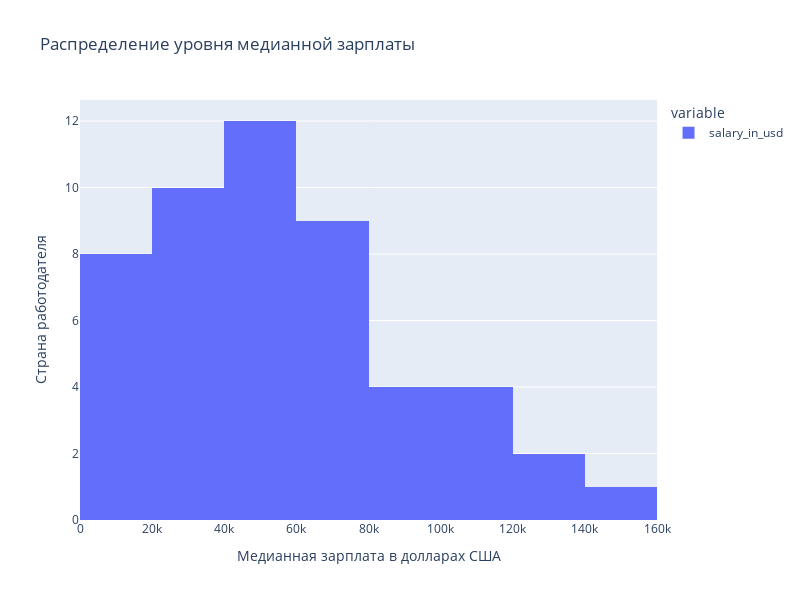

This figure's notebook cell:
### Markdown cell above
***4. Влияние страны работодателя на размер зарплаты на DS-должностях***

### Code cell
# Посмотрим на графике распределение медианных зарплат в странах

grouped3 = data.groupby('company_location')['salary_in_usd'].median() 

fig = px.histogram(grouped3, 
                   title='Распределение уровня медианной зарплаты', 
                   width=800,
                   height=600)
fig.update_layout(xaxis_title='Медианная зарплата в долларах США', yaxis_title='Страна работодателя')
fig.write_html('images/hist_box.htm')
fig.show()

### Figure 1 — Plotly figure (JSON) as saved in the notebook; plotly's stock layout.template omitted (floating-point values rounded to 4 significant figures)
{"data": [{"alignmentgroup": "True", "bingroup": "x", "hovertemplate": "variable=salary_in_usd<br>value=%{x}<br>count=%{y}<extra></extra>", "legendgroup": "salary_in_usd", "marker": {"color": "#636efa", "pattern": {"shape": ""}}, "name": "salary_in_usd", "offsetgroup": "salary_in_usd", "orientation": "v", "showlegend": true, "type": "histogram", "x": [115000, 18053, 69490.0, 87425, 85699, 18907, 81900.0, 64114, 40038, 71670.0, 21844, 50937, 78015, 45896, 100000, 32974, 48370.0, 56738, 78526, 49461, 20000, 45618, 35735, 71444, 119059, 22124, 100000, 4000, 36370.0, 75682, 9272, 59102, 18000, 28369, 33511, 40000, 30000, 54021, 125000, 12000, 41090.0, 54220.0, 60000, 157500, 89294, 63831, 20171, 13400, 135000, 4000], "xaxis": "x", "yaxis": "y"}], "layout": {"barmode": "relative", "height": 600, "legend": {"title": {"text": "variable"}, "tracegroupgap": 0}, "title": {"text": "Распределение уровня медианной зарплаты"}, "width": 800, "xaxis": {"anchor": "y", "domain": [0, 1], "title": {"text": "Медианная зарплата в долларах США"}}, "yaxis": {"anchor": "x", "domain": [0, 1], "title": {"text": "Страна работодателя"}}}}
